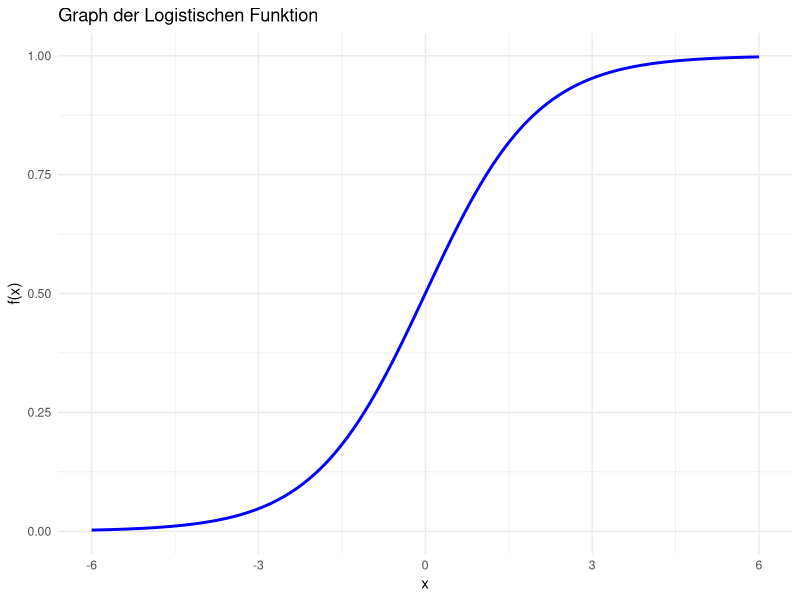

R code for this plot:
## ---- chunk 1
library(ggplot2)

df <- data.frame(x = seq(-6, 6, by = 0.1))
df$y <- 1 / (1 + exp(-df$x))   # logistische Funktion

ggplot(df, aes(x = x, y = y)) +
  geom_line(color = "blue", linewidth = 1) +
  labs(
    title = "Graph der Logistischen Funktion",
    x = "x",
    y = "f(x)"
  ) +
  theme_minimal()
